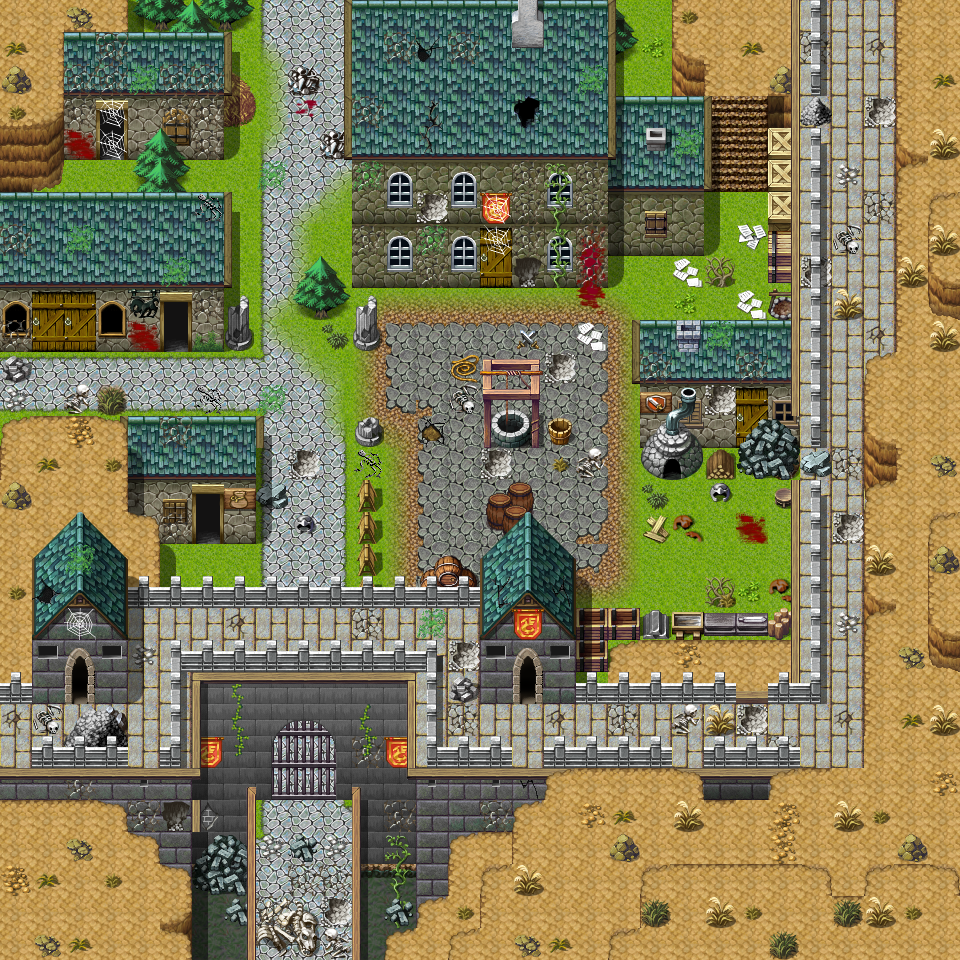

The image is a tile-based game level rendered from a .tmx file. Its description and source (layers, tilesets, objects; grid data summarised) follow:
An orthogonal 30x30 tile map with 32x32 px tiles, 4 tile layers (Ground, Objects, Above, Top), 1 hidden layer not drawn, 60 tilesets and 38 objects (16x spawn, 12x mapchange, 10x script).

<map version="1.0" tiledversion="1.1.5" orientation="orthogonal" renderorder="right-down" width="30" height="30" tilewidth="32" tileheight="32" infinite="0" nextobjectid="24">
 <tileset firstgid="1" name="map_bed_1" tilewidth="32" tileheight="32" tilecount="128" columns="16">
  <image source="../drawable/map_bed_1.png" width="512" height="256" />
 </tileset>
 <tileset firstgid="129" name="map_border_1" tilewidth="32" tileheight="32" tilecount="128" columns="16">
  <image source="../drawable/map_border_1.png" width="512" height="256" />
 </tileset>
 <tileset firstgid="257" name="map_bridge_1" tilewidth="32" tileheight="32" tilecount="128" columns="16">
  <image source="../drawable/map_bridge_1.png" width="512" height="256" />
 </tileset>
 <tileset firstgid="385" name="map_bridge_2" tilewidth="32" tileheight="32" tilecount="128" columns="16">
  <image source="../drawable/map_bridge_2.png" width="512" height="256" />
 </tileset>
 <tileset firstgid="513" name="map_broken_1" tilewidth="32" tileheight="32" tilecount="128" columns="16">
  <image source="../drawable/map_broken_1.png" width="512" height="256" />
 </tileset>
 <tileset firstgid="641" name="map_cavewall_1" tilewidth="32" tileheight="32" tilecount="108" columns="18">
  <image source="../drawable/map_cavewall_1.png" width="576" height="192" />
 </tileset>
 <tileset firstgid="749" name="map_cavewall_2" tilewidth="32" tileheight="32" tilecount="108" columns="18">
  <image source="../drawable/map_cavewall_2.png" width="576" height="192" />
 </tileset>
 <tileset firstgid="857" name="map_cavewall_3" tilewidth="32" tileheight="32" tilecount="108" columns="18">
  <image source="../drawable/map_cavewall_3.png" width="576" height="192" />
 </tileset>
 <tileset firstgid="965" name="map_cavewall_4" tilewidth="32" tileheight="32" tilecount="108" columns="18">
  <image source="../drawable/map_cavewall_4.png" width="576" height="192" />
 </tileset>
 <tileset firstgid="1073" name="map_chair_table_1" tilewidth="32" tileheight="32" tilecount="128" columns="16">
  <image source="../drawable/map_chair_table_1.png" width="512" height="256" />
 </tileset>
 <tileset firstgid="1201" name="map_chair_table_2" tilewidth="32" tileheight="32" tilecount="128" columns="16">
  <image source="../drawable/map_chair_table_2.png" width="512" height="256" />
 </tileset>
 <tileset firstgid="1329" name="map_crate_1" tilewidth="32" tileheight="32" tilecount="128" columns="16">
  <image source="../drawable/map_crate_1.png" width="512" height="256" />
 </tileset>
 <tileset firstgid="1457" name="map_cupboard_1" tilewidth="32" tileheight="32" tilecount="128" columns="16">
  <image source="../drawable/map_cupboard_1.png" width="512" height="256" />
 </tileset>
 <tileset firstgid="1585" name="map_curtain_1" tilewidth="32" tileheight="32" tilecount="128" columns="16">
  <image source="../drawable/map_curtain_1.png" width="512" height="256" />
 </tileset>
 <tileset firstgid="1713" name="map_entrance_1" tilewidth="32" tileheight="32" tilecount="128" columns="16">
  <image source="../drawable/map_entrance_1.png" width="512" height="256" />
 </tileset>
 <tileset firstgid="1841" name="map_entrance_2" tilewidth="32" tileheight="32" tilecount="128" columns="16">
  <image source="../drawable/map_entrance_2.png" width="512" height="256" />
 </tileset>
 <tileset firstgid="1969" name="map_fence_1" tilewidth="32" tileheight="32" tilecount="128" columns="16">
  <image source="../drawable/map_fence_1.png" width="512" height="256" />
 </tileset>
 <tileset firstgid="2097" name="map_fence_2" tilewidth="32" tileheight="32" tilecount="128" columns="16">
  <image source="../drawable/map_fence_2.png" width="512" height="256" />
 </tileset>
 <tileset firstgid="2225" name="map_fence_3" tilewidth="32" tileheight="32" tilecount="128" columns="16">
  <image source="../drawable/map_fence_3.png" width="512" height="256" />
 </tileset>
 <tileset firstgid="2353" name="map_fence_4" tilewidth="32" tileheight="32" tilecount="128" columns="16">
  <image source="../drawable/map_fence_4.png" width="512" height="256" />
 </tileset>
 <tileset firstgid="2481" name="map_ground_1" tilewidth="32" tileheight="32" tilecount="128" columns="16">
  <image source="../drawable/map_ground_1.png" width="512" height="256" />
 </tileset>
 <tileset firstgid="2609" name="map_ground_2" tilewidth="32" tileheight="32" tilecount="128" columns="16">
  <image source="../drawable/map_ground_2.png" width="512" height="256" />
 </tileset>
 <tileset firstgid="2737" name="map_ground_3" tilewidth="32" tileheight="32" tilecount="128" columns="16">
  <image source="../drawable/map_ground_3.png" width="512" height="256" />
 </tileset>
 <tileset firstgid="2865" name="map_ground_4" tilewidth="32" tileheight="32" tilecount="128" columns="16">
  <image source="../drawable/map_ground_4.png" width="512" height="256" />
 </tileset>
 <tileset firstgid="2993" name="map_ground_5" tilewidth="32" tileheight="32" tilecount="128" columns="16">
  <image source="../drawable/map_ground_5.png" width="512" height="256" />
 </tileset>
 <tileset firstgid="3121" name="map_ground_6" tilewidth="32" tileheight="32" tilecount="128" columns="16">
  <image source="../drawable/map_ground_6.png" width="512" height="256" />
 </tileset>
 <tileset firstgid="3249" name="map_ground_7" tilewidth="32" tileheight="32" tilecount="128" columns="16">
  <image source="../drawable/map_ground_7.png" width="512" height="256" />
 </tileset>
 <tileset firstgid="3377" name="map_ground_8" tilewidth="32" tileheight="32" tilecount="128" columns="16">
  <image source="../drawable/map_ground_8.png" width="512" height="256" />
 </tileset>
 <tileset firstgid="3505" name="map_house_1" tilewidth="32" tileheight="32" tilecount="128" columns="16">
  <image source="../drawable/map_house_1.png" width="512" height="256" />
 </tileset>
 <tileset firstgid="3633" name="map_house_2" tilewidth="32" tileheight="32" tilecount="128" columns="16">
  <image source="../drawable/map_house_2.png" width="512" height="256" />
 </tileset>
 <tileset firstgid="3761" name="map_indoor_1" tilewidth="32" tileheight="32" tilecount="128" columns="16">
  <image source="../drawable/map_indoor_1.png" width="512" height="256" />
 </tileset>
 <tileset firstgid="3889" name="map_indoor_2" tilewidth="32" tileheight="32" tilecount="128" columns="16">
  <image source="../drawable/map_indoor_2.png" width="512" height="256" />
 </tileset>
 <tileset firstgid="4017" name="map_kitchen_1" tilewidth="32" tileheight="32" tilecount="128" columns="16">
  <image source="../drawable/map_kitchen_1.png" width="512" height="256" />
 </tileset>
 <tileset firstgid="4145" name="map_outdoor_1" tilewidth="32" tileheight="32" tilecount="128" columns="16">
  <image source="../drawable/map_outdoor_1.png" width="512" height="256" />
 </tileset>
 <tileset firstgid="4273" name="map_pillar_1" tilewidth="32" tileheight="32" tilecount="128" columns="16">
  <image source="../drawable/map_pillar_1.png" width="512" height="256" />
 </tileset>
 <tileset firstgid="4401" name="map_pillar_2" tilewidth="32" tileheight="32" tilecount="128" columns="16">
  <image source="../drawable/map_pillar_2.png" width="512" height="256" />
 </tileset>
 <tileset firstgid="4529" name="map_plant_1" tilewidth="32" tileheight="32" tilecount="128" columns="16">
  <image source="../drawable/map_plant_1.png" width="512" height="256" />
 </tileset>
 <tileset firstgid="4657" name="map_plant_2" tilewidth="32" tileheight="32" tilecount="128" columns="16">
  <image source="../drawable/map_plant_2.png" width="512" height="256" />
 </tileset>
 <tileset firstgid="4785" name="map_rock_1" tilewidth="32" tileheight="32" tilecount="128" columns="16">
  <image source="../drawable/map_rock_1.png" width="512" height="256" />
 </tileset>
 <tileset firstgid="4913" name="map_rock_2" tilewidth="32" tileheight="32" tilecount="128" columns="16">
  <image source="../drawable/map_rock_2.png" width="512" height="256" />
 </tileset>
 <tileset firstgid="5041" name="map_roof_1" tilewidth="32" tileheight="32" tilecount="128" columns="16">
  <image source="../drawable/map_roof_1.png" width="512" height="256" />
 </tileset>
 <tileset firstgid="5169" name="map_roof_2" tilewidth="32" tileheight="32" tilecount="128" columns="16">
  <image source="../drawable/map_roof_2.png" width="512" height="256" />
 </tileset>
 <tileset firstgid="5297" name="map_roof_3" tilewidth="32" tileheight="32" tilecount="128" columns="16">
  <image source="../drawable/map_roof_3.png" width="512" height="256" />
 </tileset>
 <tileset firstgid="5425" name="map_shop_1" tilewidth="32" tileheight="32" tilecount="128" columns="16">
  <image source="../drawable/map_shop_1.png" width="512" height="256" />
 </tileset>
 <tileset firstgid="5553" name="map_sign_ladder_1" tilewidth="32" tileheight="32" tilecount="128" columns="16">
  <image source="../drawable/map_sign_ladder_1.png" width="512" height="256" />
 </tileset>
 <tileset firstgid="5681" name="map_table_1" tilewidth="32" tileheight="32" tilecount="128" columns="16">
  <image source="../drawable/map_table_1.png" width="512" height="256" />
 </tileset>
 <tileset firstgid="5809" name="map_trail_1" tilewidth="32" tileheight="32" tilecount="128" columns="16">
  <image source="../drawable/map_trail_1.png" width="512" height="256" />
 </tileset>
 <tileset firstgid="5937" name="map_transition_1" tilewidth="32" tileheight="32" tilecount="128" columns="16">
  <image source="../drawable/map_transition_1.png" width="512" height="256" />
 </tileset>
 <tileset firstgid="6065" name="map_transition_2" tilewidth="32" tileheight="32" tilecount="128" columns="16">
  <image source="../drawable/map_transition_2.png" width="512" height="256" />
 </tileset>
 <tileset firstgid="6193" name="map_transition_3" tilewidth="32" tileheight="32" tilecount="128" columns="16">
  <image source="../drawable/map_transition_3.png" width="512" height="256" />
 </tileset>
 <tileset firstgid="6321" name="map_transition_4" tilewidth="32" tileheight="32" tilecount="128" columns="16">
  <image source="../drawable/map_transition_4.png" width="512" height="256" />
 </tileset>
 <tileset firstgid="6449" name="map_transition_5" tilewidth="32" tileheight="32" tilecount="128" columns="16">
  <image source="../drawable/map_transition_5.png" width="512" height="256" />
 </tileset>
 <tileset firstgid="6577" name="map_tree_1" tilewidth="32" tileheight="32" tilecount="128" columns="16">
  <image source="../drawable/map_tree_1.png" width="512" height="256" />
 </tileset>
 <tileset firstgid="6705" name="map_tree_2" tilewidth="32" tileheight="32" tilecount="128" columns="16">
  <image source="../drawable/map_tree_2.png" width="512" height="256" />
 </tileset>
 <tileset firstgid="6833" name="map_wall_1" tilewidth="32" tileheight="32" tilecount="128" columns="16">
  <image source="../drawable/map_wall_1.png" width="512" height="256" />
 </tileset>
 <tileset firstgid="6961" name="map_wall_2" tilewidth="32" tileheight="32" tilecount="120" columns="15">
  <image source="../drawable/map_wall_2.png" width="480" height="256" />
 </tileset>
 <tileset firstgid="7081" name="map_wall_3" tilewidth="32" tileheight="32" tilecount="120" columns="15">
  <image source="../drawable/map_wall_3.png" width="480" height="256" />
 </tileset>
 <tileset firstgid="7201" name="map_wall_4" tilewidth="32" tileheight="32" tilecount="120" columns="15">
  <image source="../drawable/map_wall_4.png" width="480" height="256" />
 </tileset>
 <tileset firstgid="7321" name="map_window_1" tilewidth="32" tileheight="32" tilecount="128" columns="16">
  <image source="../drawable/map_window_1.png" width="512" height="256" />
 </tileset>
 <tileset firstgid="7449" name="map_window_2" tilewidth="32" tileheight="32" tilecount="128" columns="16">
  <image source="../drawable/map_window_2.png" width="512" height="256" />
 </tileset>
 <layer name="Ground" width="30" height="30">
  <data>[900 cells, 890 non-empty, 60 distinct tile ids]</data>
 </layer>
 <layer name="Objects" width="30" height="30">
  <data>[900 cells, 428 non-empty, 169 distinct tile ids]</data>
 </layer>
 <layer name="Above" width="30" height="30">
  <data>[900 cells, 231 non-empty, 75 distinct tile ids]</data>
 </layer>
 <layer name="Top" width="30" height="30">
  <data>[900 cells, 34 non-empty, 15 distinct tile ids]</data>
 </layer>
 <layer name="Walkable" width="30" height="30" visible="0">
  <data>[900 cells, 607 non-empty, 1 distinct tile ids]</data>
 </layer>
 <objectgroup name="Mapevents" visible="0">
  <object id="1" name="north1" type="mapchange" x="256" y="0" width="96" height="32">
   <properties>
    <property name="map" value="waytogalmore0" />
    <property name="place" value="south1" />
   </properties>
  </object>
  <object id="3" name="north2" type="mapchange" x="672" y="0" width="128" height="32">
   <properties>
    <property name="map" value="waytogalmore0" />
    <property name="place" value="south2" />
   </properties>
  </object>
  <object id="4" name="north3" type="mapchange" x="832" y="0" width="64" height="32">
   <properties>
    <property name="map" value="waytogalmore0" />
    <property name="place" value="south3" />
   </properties>
  </object>
  <object id="5" name="entrance3" type="mapchange" x="480" y="256" width="32" height="32">
   <properties>
    <property name="map" value="stoutford_castle0" />
    <property name="place" value="exit" />
   </properties>
  </object>
  <object id="6" name="entrance4" type="mapchange" x="736" y="416" width="32" height="32">
   <properties>
    <property name="map" value="" />
    <property name="place" value="south" />
   </properties>
  </object>
  <object id="7" name="entrance1" type="mapchange" x="32" y="320" width="64" height="32">
   <properties>
    <property name="map" value="stoutford_castle_stable" />
    <property name="place" value="exit1" />
   </properties>
  </object>
  <object id="8" name="entrance2" type="mapchange" x="160" y="320" width="32" height="32">
   <properties>
    <property name="map" value="stoutford_castle_stable" />
    <property name="place" value="exit2" />
   </properties>
  </object>
  <object id="9" name="west1" type="mapchange" x="0" y="352" width="32" height="64">
   <properties>
    <property name="map" value="wild22" />
    <property name="place" value="east1" />
   </properties>
  </object>
  <object id="10" name="west2" type="mapchange" x="0" y="704" width="32" height="64">
   <properties>
    <property name="map" value="wild22" />
    <property name="place" value="east2" />
   </properties>
  </object>
  <object id="11" name="entrance5" type="mapchange" x="192" y="512" width="32" height="32">
   <properties>
    <property name="map" value="stoutford_castle_shop" />
    <property name="place" value="exit" />
   </properties>
  </object>
  <object id="12" name="entrance6" type="mapchange" x="64" y="672" width="32" height="32">
   <properties>
    <property name="map" value="stoutford_castle_tower0" />
    <property name="place" value="exit" />
   </properties>
  </object>
  <object id="13" name="entrance7" type="mapchange" x="512" y="672" width="32" height="32">
   <properties>
    <property name="map" value="stoutford_castle_tower1" />
    <property name="place" value="exit" />
   </properties>
  </object>
  <object id="32" name="stn_gyra_m14_9" type="script" x="224" y="544" width="32" height="64" />
  <object id="33" name="stn_gyra_m14_8" type="script" x="128" y="352" width="96" height="32" />
  <object id="34" name="stn_gyra_m14_7" type="script" x="32" y="704" width="64" height="64" />
  <object id="31" name="stn_gyra_m14_6" type="script" x="224" y="32" width="128" height="32" />
  <object id="29" name="stn_gyra_m14_5" type="script" x="480" y="704" width="96" height="32" />
  <object id="27" name="stn_gyra_m14_4" type="script" x="832" y="32" width="64" height="32" />
  <object id="25" name="stn_gyra_m14_3" type="script" x="704" y="32" width="96" height="32" />
  <object id="20" name="stn_gyra_m14_2" type="script" x="32" y="352" width="96" height="64" />
  <object id="21" name="stn_gyra_m14_1" type="script" x="448" y="288" width="96" height="32" />
  <object id="20" name="stn_gyra_40" type="script" x="256" y="928" width="96" height="32" />
 </objectgroup>
 <objectgroup name="Spawn" visible="0">
  <object id="14" name="erwyn_soldier" type="spawn" x="448" y="704" width="416" height="64" />
  <object id="15" name="erwyn_soldier2" type="spawn" x="832" y="32" width="64" height="640">
   <properties>
    <property name="quantity" type="int" value="2" />
   </properties>
  </object>
  <object id="16" name="erwyn_soldier3" type="spawn" x="32" y="32" width="768" height="576">
   <properties>
    <property name="quantity" type="int" value="4" />
   </properties>
  </object>
  <object id="17" name="erwyn_knight" type="spawn" x="352" y="288" width="320" height="288">
   <properties>
    <property name="quantity" type="int" value="2" />
   </properties>
  </object>
  <object id="23" name="stn_gyraC" type="spawn" x="0" y="384" width="32" height="32">
   <properties>
    <property name="active" value="false" />
    <property name="ignoreAreas" value="true" />
   </properties>
  </object>
  <object id="22" name="stn_gyraB" type="spawn" x="0" y="704" width="32" height="32">
   <properties>
    <property name="active" value="false" />
    <property name="ignoreAreas" value="true" />
   </properties>
  </object>
  <object id="21" name="stn_gyraA" type="spawn" x="256" y="896" width="96" height="32">
   <properties>
    <property name="active" value="false" />
    <property name="ignoreAreas" value="true" />
   </properties>
  </object>
  <object id="35" name="stn_gyra9" type="spawn" x="192" y="512" width="32" height="32">
   <properties>
    <property name="active" value="false" />
    <property name="ignoreAreas" value="true" />
   </properties>
  </object>
  <object id="36" name="stn_gyra8" type="spawn" x="160" y="320" width="32" height="32">
   <properties>
    <property name="active" value="false" />
    <property name="ignoreAreas" value="true" />
   </properties>
  </object>
  <object id="37" name="stn_gyra7" type="spawn" x="64" y="672" width="32" height="32">
   <properties>
    <property name="active" value="false" />
    <property name="ignoreAreas" value="true" />
   </properties>
  </object>
  <object id="30" name="stn_gyra6" type="spawn" x="288" y="0" width="32" height="32">
   <properties>
    <property name="active" value="false" />
    <property name="ignoreAreas" value="true" />
   </properties>
  </object>
  <object id="28" name="stn_gyra5" type="spawn" x="512" y="672" width="32" height="32">
   <properties>
    <property name="active" value="false" />
    <property name="ignoreAreas" value="true" />
   </properties>
  </object>
  <object id="26" name="stn_gyra4" type="spawn" x="832" y="0" width="32" height="32">
   <properties>
    <property name="active" value="false" />
    <property name="ignoreAreas" value="true" />
   </properties>
  </object>
  <object id="24" name="stn_gyra3" type="spawn" x="704" y="0" width="32" height="32">
   <properties>
    <property name="active" value="false" />
    <property name="ignoreAreas" value="true" />
   </properties>
  </object>
  <object id="22" name="stn_gyra2" type="spawn" x="32" y="320" width="64" height="32">
   <properties>
    <property name="active" value="false" />
    <property name="ignoreAreas" value="true" />
   </properties>
  </object>
  <object id="23" name="stn_gyra1" type="spawn" x="480" y="256" width="32" height="32">
   <properties>
    <property name="active" value="false" />
    <property name="ignoreAreas" value="true" />
   </properties>
  </object>
 </objectgroup>
 <objectgroup name="Keys" visible="0" />
 <objectgroup name="Replace" />
</map>
